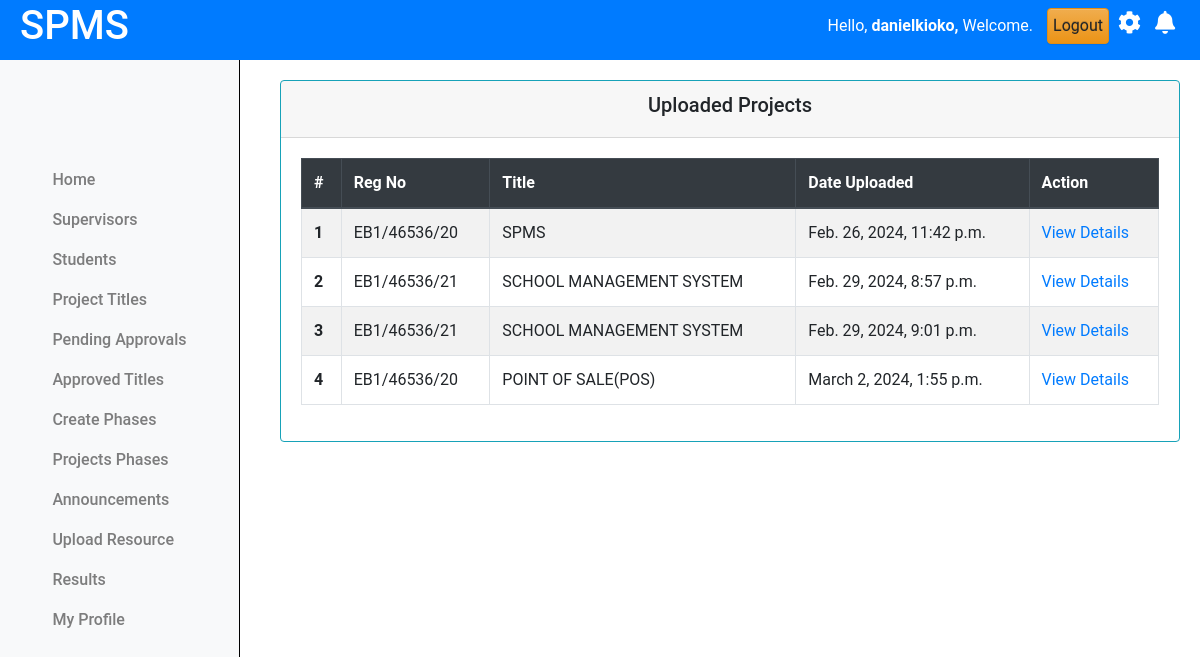
The page /projects/pending/ (signed in) on the database its author committed.
### projectsApp/models.py (models this page shows, shortened)
class Coordinator(AbstractUser):
    pass

class Projects(models.Model):
    student = models.ForeignKey(Student, on_delete=models.CASCADE)
    title = models.CharField(max_length=255)
    description = models.TextField()
    objectives = models.TextField()
    lecturer = models.ForeignKey(Lecturer, on_delete=models.SET_NULL, null=True, blank=True)
    status = models.CharField(max_length=50, choices=[
        ('pending', 'Pending'),
        ('approved', 'Approved'),
        ('rejected', 'Rejected')
    ], default='pending')
    created_at = models.DateTimeField(auto_now_add=True)
    updated_at = models.DateTimeField(auto_now=True)

class Student(models.Model):
    regno = models.CharField(max_length=255, unique=True)
    email = models.EmailField(max_length=255, unique=True)
    name = models.CharField(max_length=255)
    phone_number = models.IntegerField(null=True, blank=True)
    intake_year = models.PositiveSmallIntegerField(default=2024)
    password = models.CharField(max_length=128, null=False, blank=False)
    user_id = models.AutoField(primary_key=True)
    last_login = models.DateTimeField(blank=True, null=True)
    USERNAME_FIELD = 'email'
    REQUIRED_FIELDS = ['regno', 'name', 'phone_number']
    class Meta:
        db_table = "students"

### projectsApp/AccessControl.py (the view)
    @login_required
    def wrapper(request, *args, **kwargs):
        if not isinstance(request.user, Coordinator):
            return redirect('cordinator_login')
        return function(request, *args, **kwargs)

### projectsApp/AccessControl.py (called while the page is built)
def coordinator_required(function):
    @login_required
    def wrapper(request, *args, **kwargs):
        if not isinstance(request.user, Coordinator):
            return redirect('cordinator_login')
        return function(request, *args, **kwargs)
    return wrapper

### projectsApp/views.py (called while the page is built)
@coordinator_required
def pending_titles(request):
    projects = Projects.objects.filter(status="pending").order_by('created_at')
    for i,project in enumerate(projects):
        project.index = i+1
        student = project.student
        project.reg_number = student.regno
    context = {'projects':projects}
    return render(request, 'cordinator/pending_titles.html', context)

### projectsApp/templates/cordinator/pending_titles.html
{% extends 'base.html' %}
{% load static %}
{% block content %}
{% include 'column1_cord.html' %}
<div class="content">
    <div class="container-fluid">
        <div class="row">
            <div class="card border-info">
                <div class="card-header text-center">
                    <h5>Uploaded Projects</h5>
                </div>
                <div class="card-body">
                    <table class="table table-bordered table-hover  table-striped border-info">
                        <thead class="thead-dark">
                            <tr>
                                <th scope="col">#</th>
                                <th scope="col">Reg No</th>
                                <th scope="col">Title</th>
                                <th scope="col">Date Uploaded</th>
                                <th scope="col">Action</th>
                            </tr>
                        </thead>
                        <tbody>
                            {% if projects.exists %}
                                {% for project in projects %}
                                    <tr>
                                        <th scope="row">{{project.index}}</th>
                                        <td>{{project.reg_number|upper}}</td>
                                        <td>{{project.title|upper}}</td>
                                        <td>{{project.created_at}}</td>
                                        <td><a href="{% url "view_project_details" project.id %}"> View Details </a></td>
                                    </tr>
                            {% endfor %}
                            {% else %}
                                <tr>
                                    <td colspan="6" class="text-center text-danger">No Pending projects found.</td>
                                </tr>
                            {% endif %}
                        </tbody>
                    </table>
                </div>
            </div>
        </div>
    </div>
</div>
<link rel="stylesheet" href="{% static 'css/mystudents.css' %}">
{% endblock %}

### projectsApp/templates/base.html (shortened to what this page needs)
{% load static %}
<!doctype html>
<html class="no-js h-100" lang="en">
  <head>
    <link href="https://use.fontawesome.com/releases/v5.0.6/css/all.css" rel="stylesheet">
    <link href="https://stackpath.bootstrapcdn.com/bootstrap/4.5.2/css/bootstrap.min.css" rel="stylesheet">
    <link rel="stylesheet" href="https://cdn.jsdelivr.net/npm/bootstrap@3.3.7/dist/css/bootstrap-theme.min.css">
</head>
<body>
    <header>
        <div class="left">
            <h1>SPMS</h1>
        </div>
        <div class="right">
            <span class="username mb-3" style="padding:10px; font">
                Hello,
                <strong>
                    {% if request.user.is_authenticated %}
                        {% if request.user.is_staff %}
                            {{ request.user.username }},
                        {% else %}
                            {{ request.user.name }},
                        {% endif %}
                    {% else %}
                        Guest,
                    {% endif %}
                </strong>
                Welcome.
            </span>
            <a href="{% url 'logout' %}" class="btn btn-warning" style="padding:5px; font">Logout</a>
            <i class="fas fa-cog mb-3" style="font-size:23px; padding:5px;"></i>
            <i class="fas fa-bell mb-3" style="font-size:23px; padding:5px;"></i>
        </div>
    </header>
    {% block content %}
    {% endblock %}

### projectsApp/static/css/mystudents.css (style rules this page uses)
.content { margin-left: 250px; padding: 20px; margin-top: 60px; }
.card { width: 100%; margin-left: 10px; }

### projectsApp/templates/base.html (style rules this page uses)
body { font-family: 'Roboto', sans-serif; margin: 0; padding: 0; }
header { background-color: #007BFF; color: white; display: flex; justify-content: space-between; align-items: center; text-align: center; padding: 10px 20px; z-index: 20; position: fixed; top: 0; left: 0; width: 100%; height: 60px; }
header .left { display: flex; align-items: center; }

### rows shown on the page
Coordinator: user.username "danielkioko"
Projects: index "1", reg_number "EB1/46536/20", title "SPMS", created_at "Feb. 26, 2024, 11:42 p.m."
Projects: index "2", reg_number "EB1/46536/21", title "SCHOOL MANAGEMENT SYSTEM", created_at "Feb. 29, 2024, 8:57 p.m."
Projects: index "3", reg_number "EB1/46536/21", title "SCHOOL MANAGEMENT SYSTEM", created_at "Feb. 29, 2024, 9:01 p.m."
Projects: index "4", reg_number "EB1/46536/20", title "POINT OF SALE(POS)", created_at "March 2, 2024, 1:55 p.m."
